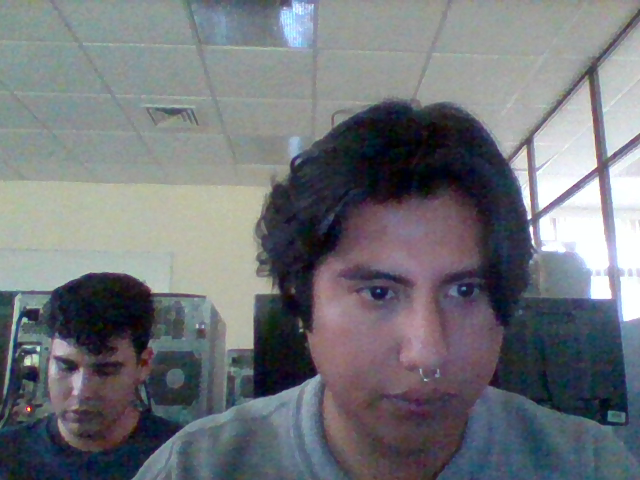
#> input picture 1011/imagen-00001.png, 640 x 480 px, given in place of the camera
$ python 18011057.py
#> lines starting #> are read from the running program, lines starting #| are printed output that depends on the picture
#!/usr/bin/env python3
# vi: set shiftwidth=4 tabstop=8 expandtab:
#
# Nombre: Mauricio Basurto Jacobo
# No. Control: 18011057
# Calificación: XXX

import cv2 as cv
import numpy as np

camara = cv.VideoCapture(0)
contador = 1
bnw = False
canny = False
laplace = False
sobelx = False
sobely = False

if not camara.isOpened():
    print("No puedo abrir la camara")
    exit(1)

def draw_circle(event, x, y, flags, param):
    global mouseX, mouseY
    if event == cv.EVENT_LBUTTONDOWN:
        print('x = %d, y = %d'%(x,y))
        cv.circle(imagen,(x, y), 50, (255,0,0), 3)
        cv.imshow("Camara", imagen)

global imagen

while True:
    ret, imagen = camara.read()
#> imagen is the input picture: shape (480, 640, 3); mean B, G, R 121.1, 116, 113
    if not ret:
        print("No podemos capturar la imagen de la camara")
        break

    gris = cv.cvtColor(imagen, cv.COLOR_BGR2GRAY)
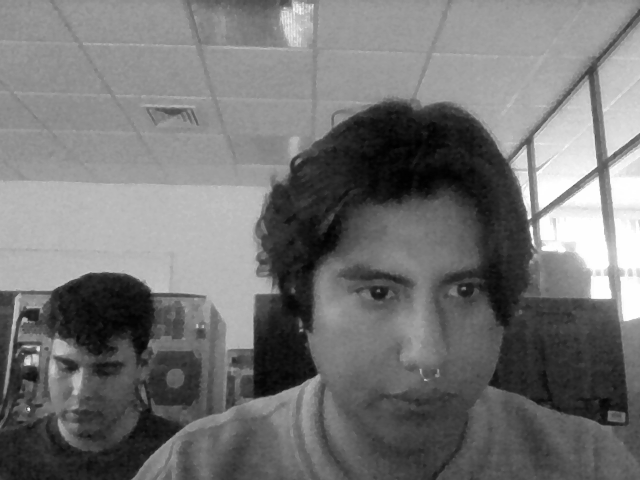
#> gris: shape (480, 640); min 0, max 255, mean 115.7
    cannyCam = cv.Canny(imagen, 100, 200)
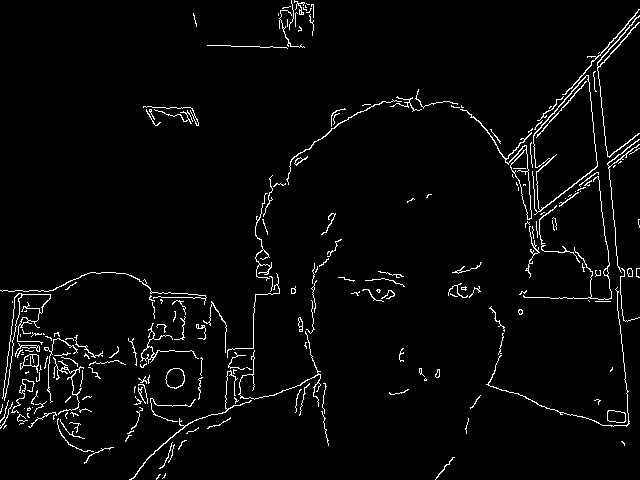
#> cannyCam: shape (480, 640); 3.2% white in thin lines or dots
    laplaceCam = cv.Laplacian(imagen, cv.CV_64F)
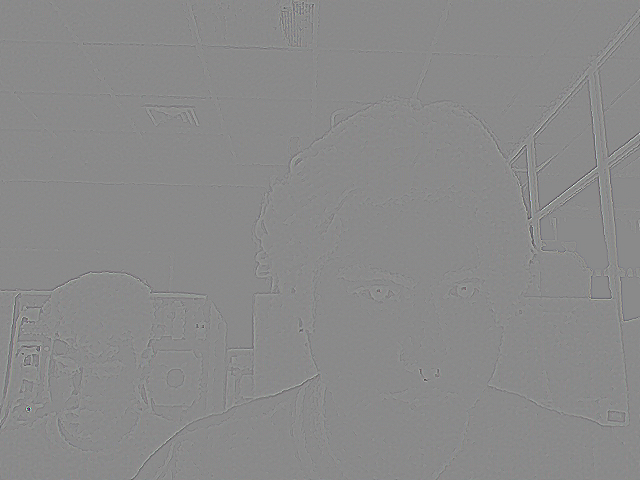
#> laplaceCam: shape (480, 640, 3) float64; mean B, G, R 0, 0, 0; drawn with min black and max white
    sobelCamx = cv.Sobel(imagen, cv.CV_64F, 1, 0, ksize=5)
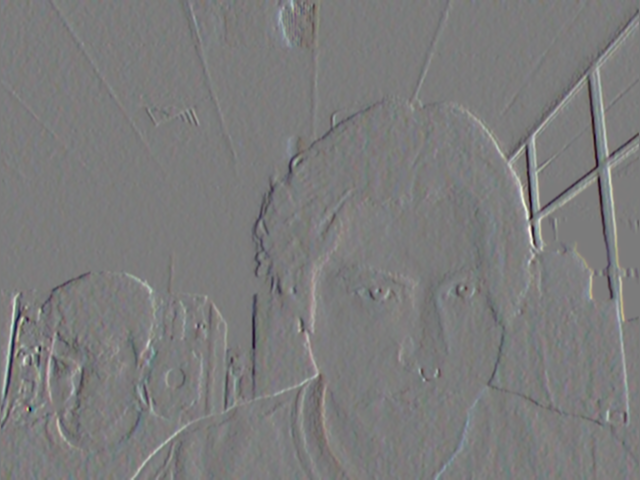
#> sobelCamx: shape (480, 640, 3) float64; mean B, G, R 13.3, 11.1, 12.1; drawn with min black and max white
    sobelCamy = cv.Sobel(imagen, cv.CV_64F, 0, 1, ksize=5)
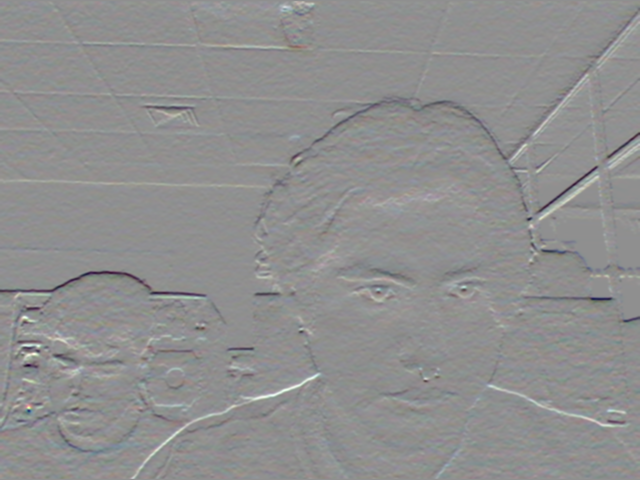
#> sobelCamy: shape (480, 640, 3) float64; mean B, G, R -13.6, -17.1, -18.5; drawn with min black and max white

    if bnw: cv.imshow("Camara", gris)
    elif canny: cv.imshow("Camara", cannyCam)
    elif laplace: cv.imshow("Camara", laplaceCam)
    elif sobelx: cv.imshow("Camara", sobelCamx)
    elif sobely: cv.imshow("Camara", sobelCamy)
    else: cv.imshow("Camara", imagen)

    key = cv.waitKey(1)
#> (key Esc is pressed here)
    if key == 27: break
    elif key == ord('g') or key == ord('G'):
        cv.imwrite('imagenCV' + str(contador) + '.jpg', gris)
        contador += 1
    elif key == ord('c') or key == ord('C'):
        cv.imwrite('imagenCV' + str(contador) + '.jpg', imagen)
        contador += 1
    elif key == ord('1'):
        canny = not canny
        laplace = False
        sobelx = False
        sobely = False
        bnw = False
    elif key == ord('2'):
        laplace = not laplace
        canny = False
        sobelx = False
        sobely = False
        bnw = False
    elif key == ord('3'):
        sobelx = not sobelx
        laplace = False
        canny = False
        sobely = False
        bnw = False
    elif key == ord('4'):
        sobely = not sobely
        laplace = False
        sobelx = False
        canny = False
        bnw = False
    elif key == ord('b') or key == ord('B'):
        bnw = not bnw
        laplace = False
        sobelx = False
        sobely = False
        canny = False
    elif key == ord('p') or key == ord('p'):
        bnw = False
        laplace = False
        sobelx = False
        sobely = False
        canny = False
        cv.setMouseCallback("Camara", draw_circle)
        cv.waitKey()


camara.release()
cv.destroyAllWindows()

$ run again, on 1011/imagen-00002.png
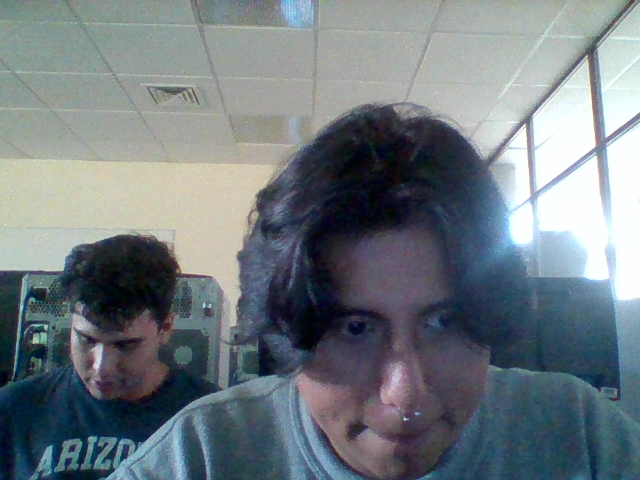
#> input picture 1011/imagen-00002.png, 640 x 480 px, given in place of the camera
#> imagen is the input picture: shape (480, 640, 3); mean B, G, R 128.3, 122.6, 113.1
#> `cannyCam = cv.Canny(imagen, 100, 200)`:
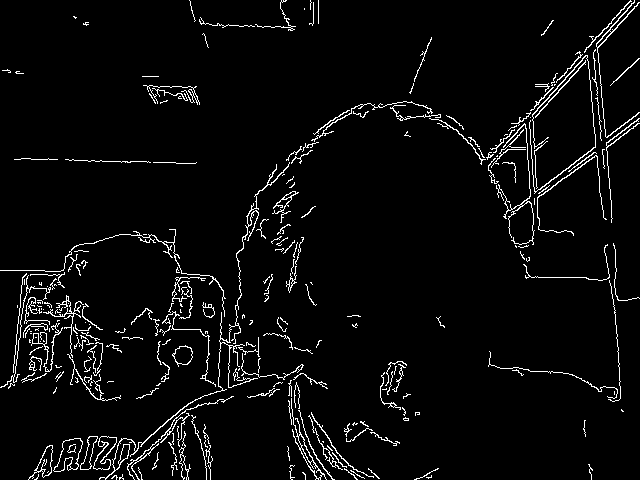
#> cannyCam: shape (480, 640); 4.2% white in thin lines or dots
#> `sobelCamy = cv.Sobel(imagen, cv.CV_64F, 0, 1, ksize=5)`:
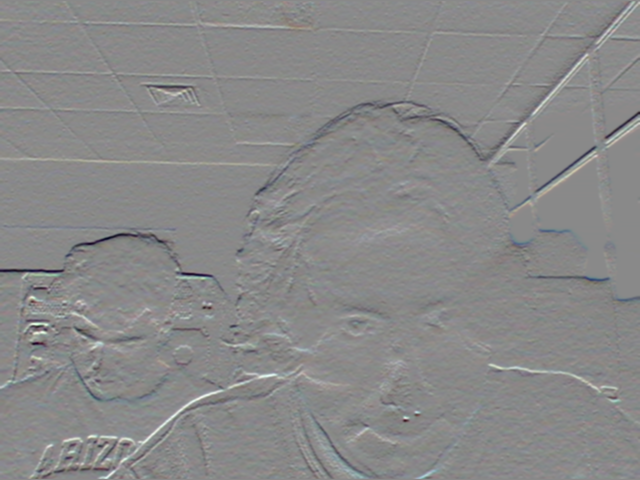
#> sobelCamy: shape (480, 640, 3) float64; mean B, G, R -12, -18.3, -22.8; drawn with min black and max white

$ run again, on 1011/imagen-00003.png
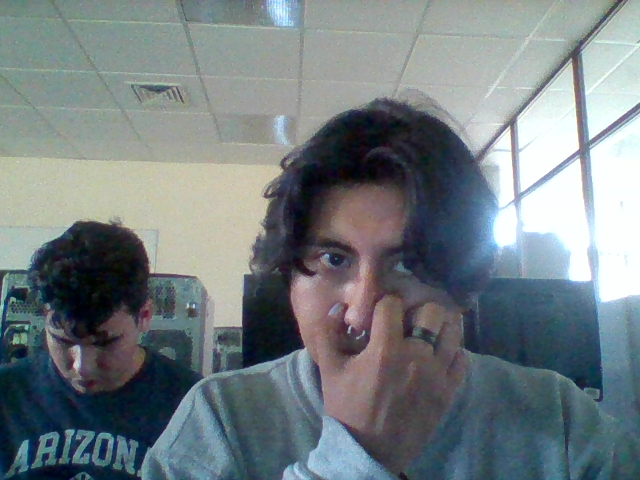
#> input picture 1011/imagen-00003.png, 640 x 480 px, given in place of the camera
#> imagen is the input picture: shape (480, 640, 3); mean B, G, R 129.8, 126.2, 116.1
#> `cannyCam = cv.Canny(imagen, 100, 200)`:
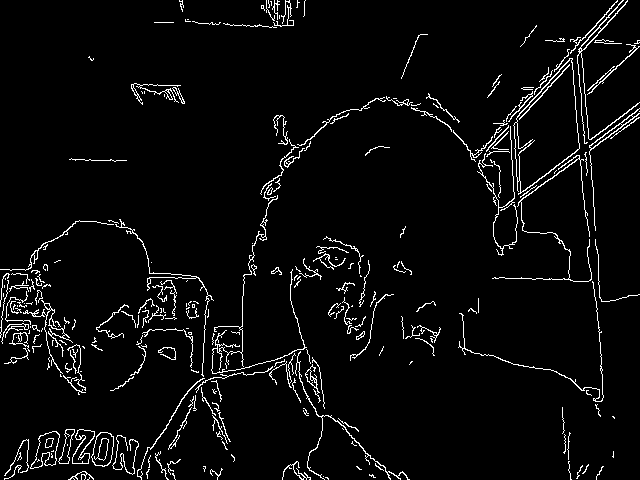
#> cannyCam: shape (480, 640); 4.2% white in thin lines or dots
#> `sobelCamy = cv.Sobel(imagen, cv.CV_64F, 0, 1, ksize=5)`:
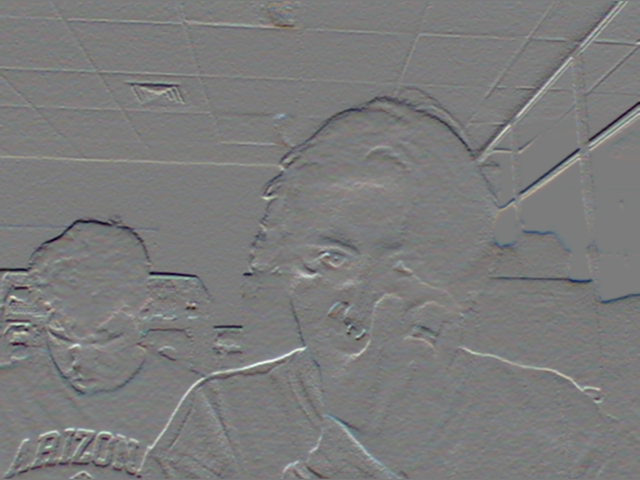
#> sobelCamy: shape (480, 640, 3) float64; mean B, G, R -10.8, -16.3, -20.9; drawn with min black and max white

$ run again, on 1011/imagen-00004.png
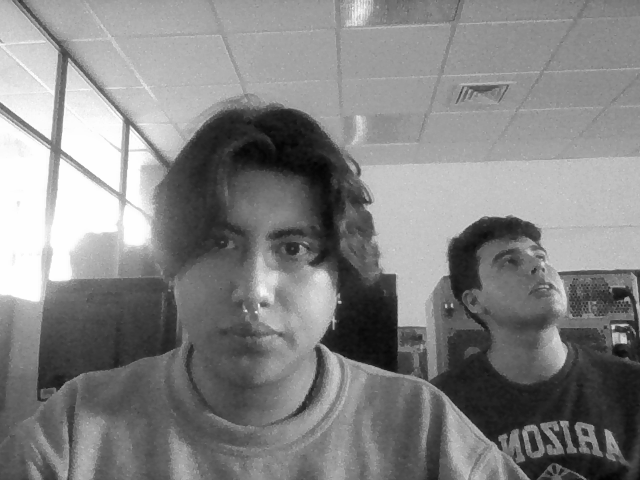
#> input picture 1011/imagen-00004.png, 640 x 480 px, given in place of the camera
#> imagen is the input picture: shape (480, 640, 3); min 3, max 255, mean 131.6
#> `cannyCam = cv.Canny(imagen, 100, 200)`:
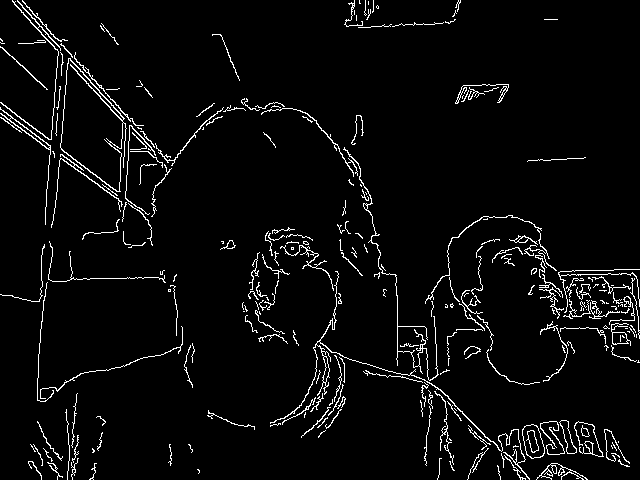
#> cannyCam: shape (480, 640); 4.2% white in thin lines or dots
#> `sobelCamy = cv.Sobel(imagen, cv.CV_64F, 0, 1, ksize=5)`:
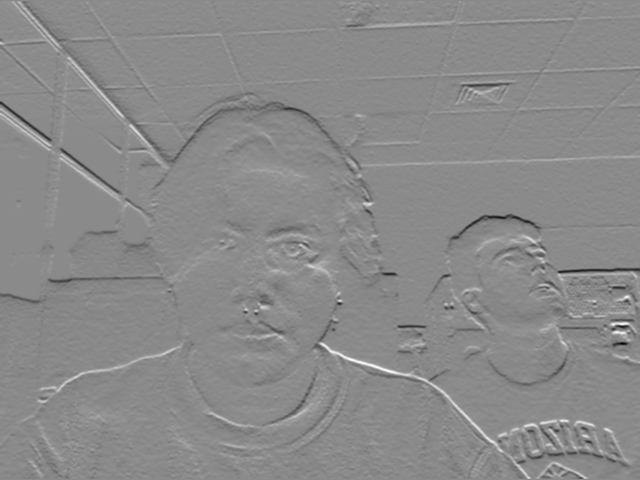
#> sobelCamy: shape (480, 640, 3) float64; min -7513, max 6331, mean -12; drawn with min black and max white
